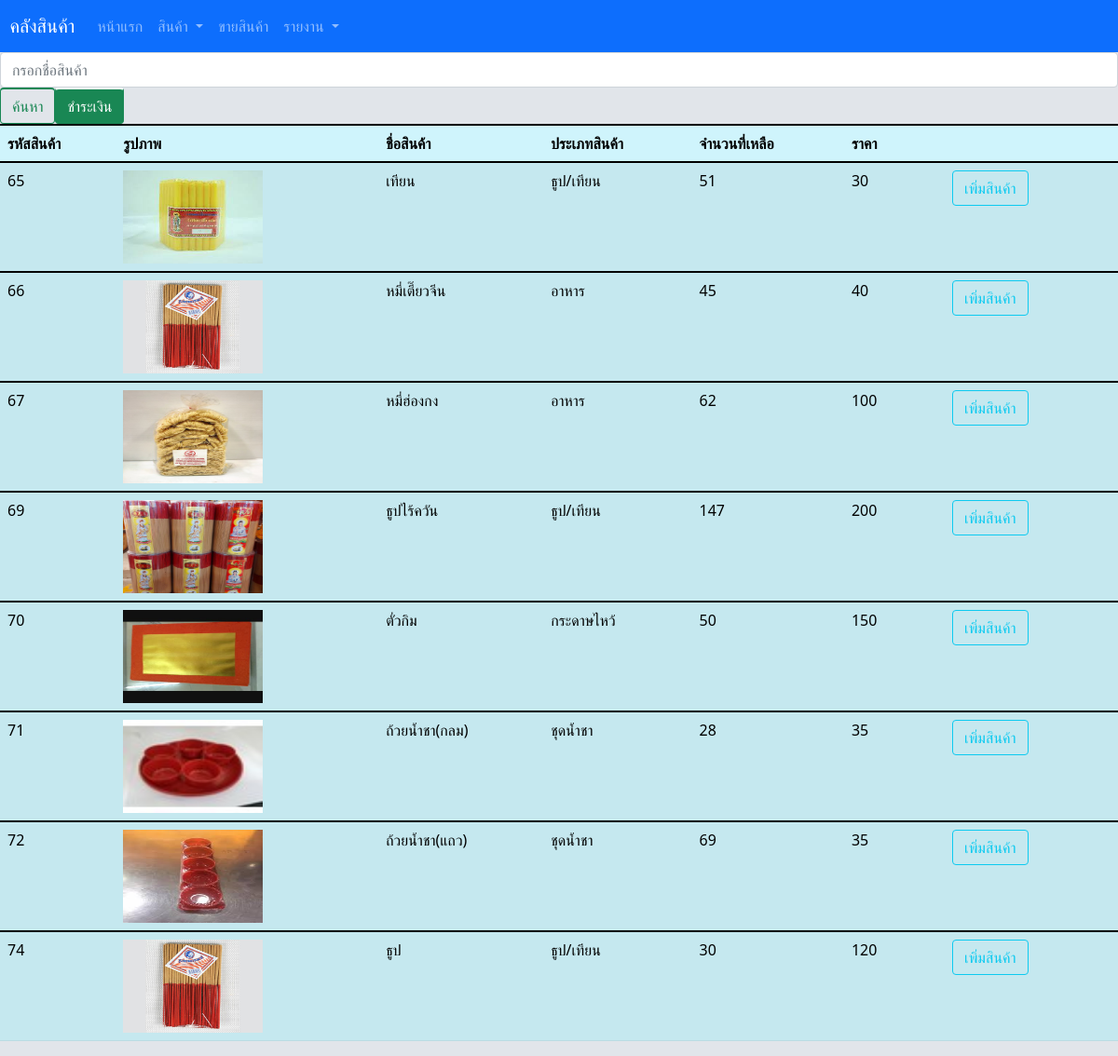
Page /pos.php on the committed database.
### tables this page shows
CREATE TABLE `product` (
  `productID` int(10) NOT NULL,
  `productname` varchar(255) NOT NULL,
  `pic` varchar(255) NOT NULL,
  `productcategory` varchar(255) NOT NULL,
  `remainunit` int(255) NOT NULL,
  `price` int(255) NOT NULL,
  `productdetail` text NOT NULL
);

### pos.php (the view, shortened to what this page needs)
<?php include 'bootstrap.php' ?>
    <head>
    </head>
<?php
require('connect.php');
$sql = "SELECT * FROM product";
$result=mysqli_query($conn,$sql);
?>
<html>
<head>
</head>
<body style="background-color:#E1E5EA;"->
<?php include 'indexform.php';?>
<div class="table">
<table class="table  table table-striped table-Info" >
  <tr>
    <thead>
  <form class="form-inline" action="searchdatapos.php" class="form-group" method="POST">
    <input class="form-control mr-sm-2" type="search" name ="productname" placeholder="กรอกชื่อสินค้า" aria-label="Search">
    <button class="btn btn-outline-success my-2 my-sm-0" type="submit">ค้นหา</button>
  </form>
    <th scope="col">รหัสสินค้า</th>
    <th scope="col">รูปภาพ</th>
    <th scope="col">ชื่อสินค้า</th>
    <th scope="col">ประเภทสินค้า</th>
    <th scope="col">จำนวนที่เหลือ</th>
    <th scope="col">ราคา</th>
    <th scope="col"></th>
    <th scope="col"></th>
    <th scope="col"></th>
</thead>
<tbody>
  <?php
while ($dataResult = mysqli_fetch_assoc($result)) {
?>
<td align=""><?php echo $dataResult["productID"]; ?></td>
<td><img src="uploads/<?php echo $dataResult["pic"]?>"width="150px" height="100px"></td>
<td align=""><?php echo $dataResult["productname"]; ?></td>
<td align=""><?php echo $dataResult["productcategory"]; ?></td>
<td align=""><?php echo $dataResult['remainunit']; ?></td>
<td align=""><?php echo $dataResult["price"]; ?></td>
<td align="center">
<a href = "cartinsert.php?id=<?php echo $dataResult["productID"];?>">
<button type="button" class="btn btn-outline-info">เพิ่มสินค้า</button></a>
</td>
    <td>
    </td>
    <td>
</td>
  </tr>
  <?php } ?>
  <a href="cartmultiins.php" class="btn btn-success">ชำระเงิน</a>
</table>
</div>
</body>
</html>

### bootstrap.php (shortened to what this page needs)
<link href="https://cdn.jsdelivr.net/npm/bootstrap@5.1.1/dist/css/bootstrap.min.css" rel="stylesheet">

### connect.php (shortened to what this page needs)
</body>
</html>

### indexform.php (shortened to what this page needs)
<nav class="navbar navbar-expand-lg navbar-dark bg-primary">
  <a class="navbar-brand" href="#">&nbsp;&nbsp;คลังสินค้า</a>
  <div class="collapse navbar-collapse" id="navbarNavDropdown">
    <ul class="navbar-nav">
      <li class="nav-item active">
        <a class="nav-link" href="index.php">หน้าแรก <span class="sr-only"></span></a>
      </li>
      <li class="nav-item dropdown">
          <a class="nav-link dropdown-toggle" href="#" id="navbarDropdown" role="button" data-bs-toggle="dropdown" aria-expanded="false">
           สินค้า
        </a>
      </li>
      <li class="nav-item">
        <a class="nav-link" href="pos.php">ขายสินค้า</a>
      </li>
      <li class="nav-item dropdown">
          <a class="nav-link dropdown-toggle" href="#" id="navbarDropdown" role="button" data-bs-toggle="dropdown" aria-expanded="false">
           รายงาน
        </a>
      </li>
    </ul>
  </div>
</nav>

### rows in the picture
product: productID "65", pic (picture), productname "เทียน", productcategory "ธูป/เทียน", remainunit "51", price "30"
product: productID "66", pic (picture), productname "หมี่เตี๊ยวจีน", productcategory "อาหาร", remainunit "45", price "40"
product: productID "67", pic (picture), productname "หมี่ฮ่องกง", productcategory "อาหาร", remainunit "62", price "100"
product: productID "69", pic (picture), productname "ธูปไร้ควัน", productcategory "ธูป/เทียน", remainunit "147", price "200"
product: productID "70", pic (picture), productname "ตั่วกิม", productcategory "กระดาษไหว้", remainunit "50", price "150"
product: productID "71", pic (picture), productname "ถ้วยน้ำชา(กลม)", productcategory "ชุดน้ำชา", remainunit "28", price "35"
product: productID "72", pic (picture), productname "ถ้วยน้ำชา(แถว)", productcategory "ชุดน้ำชา", remainunit "69", price "35"
product: productID "74", pic (picture), productname "ธูป", productcategory "ธูป/เทียน", remainunit "30", price "120"
